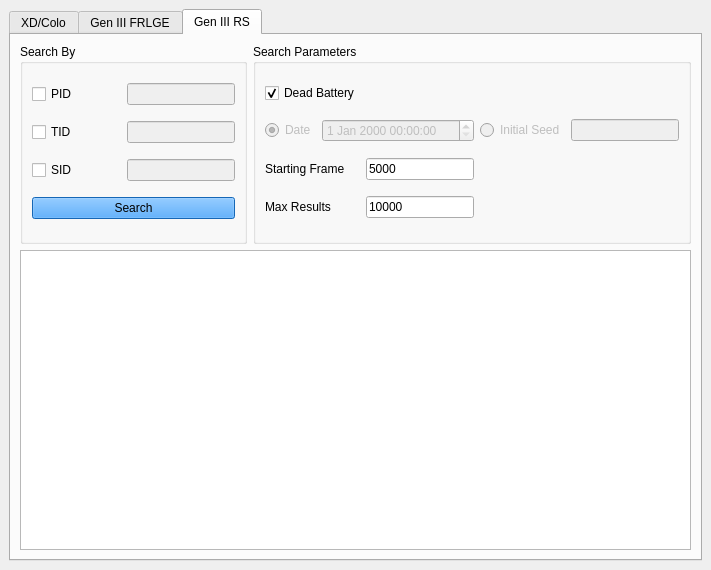
<?xml version="1.0" encoding="UTF-8"?>
<ui version="4.0">
 <class>IDs3</class>
 <widget class="QMainWindow" name="IDs3">
  <property name="geometry">
   <rect>
    <x>0</x>
    <y>0</y>
    <width>711</width>
    <height>570</height>
   </rect>
  </property>
  <property name="sizePolicy">
   <sizepolicy hsizetype="Preferred" vsizetype="Preferred">
    <horstretch>0</horstretch>
    <verstretch>0</verstretch>
   </sizepolicy>
  </property>
  <property name="minimumSize">
   <size>
    <width>710</width>
    <height>570</height>
   </size>
  </property>
  <property name="maximumSize">
   <size>
    <width>16777215</width>
    <height>16777215</height>
   </size>
  </property>
  <property name="windowTitle">
   <string>Gen 3 TID\SID</string>
  </property>
  <property name="styleSheet">
   <string notr="true">.QTabWidget &gt;  QWidget &gt; QWidget {
	background-color: #E6E6E6;
}

QTabBar::tab {
	color: black;
	background-color: #A1ABB3;
	font-family: &quot;Myriad Pro&quot;;
	width: 150px;
}

QTabBar::tab:selected {
	color: white;
	background-color: #1D303C;
}

QCheckBox {
	color: white;
}

QCheckBox::indicator {
	border: 2px solid white;
	border-radius: 3px;
	height: 10px;
	width: 10px;
}

QCheckBox::indicator:unchecked {
	background-color: #274050;
}

QCheckBox::indicator:checked {
	background-color: white;
}

QTableView {
	border: 4px solid DodgerBlue;
}

QHeaderView::section {
	border: none;
	background-color: #274050;
	padding-top: 3px;
	padding-bottom: 3px;
	color: white;
}

QLineEdit {
	qproperty-alignment: AlignCenter;
	background-color: #1D303C;
	border:none;
	border-radius: 6px;
	color: white;
}

QGroupBox {
	background-color: #274050;
	border-radius: 10px;
	margin-top: 7px;
	font-family: &quot;Myriad Pro&quot;, Montserrat;
	font-weight: 500;
}

.QGroupBox * {
	font-family: &quot;Myriad Pro&quot;, Montserrat;
	font-weight: 500;
}

QLabel {
	color: white;
}

QGroupBox::title {
	subcontrol-origin: margin;
	left: 20px;
	padding: 3px 5px 3px 5px;
	background-color: #969F91;
	border-radius: 5px;
}

QPushButton {
	border: none;
	border-radius: 6px;
	color: white;
}

QRadioButton::indicator {
	border: 2px solid white;
	border-radius: 3px;
	height: 10px;
	width: 10px;
}

QRadioButton::indicator:checked {
	background-color: white;
}

QRadioButton::indicator:unchecked {
	background-color: #274050;
}

QRadioButton {
	color: white;
}</string>
  </property>
  <widget class="QWidget" name="centralwidget">
   <layout class="QGridLayout" name="gridLayout_5">
    <item row="0" column="0">
     <widget class="QTabWidget" name="tabWidget">
      <property name="styleSheet">
       <string notr="true"/>
      </property>
      <property name="currentIndex">
       <number>2</number>
      </property>
      <widget class="QWidget" name="tab">
       <attribute name="title">
        <string>XD/Colo</string>
       </attribute>
       <layout class="QGridLayout" name="gridLayout_3">
        <item row="0" column="0">
         <widget class="QGroupBox" name="groupBoxSearchBy_3">
          <property name="sizePolicy">
           <sizepolicy hsizetype="Preferred" vsizetype="Preferred">
            <horstretch>1</horstretch>
            <verstretch>1</verstretch>
           </sizepolicy>
          </property>
          <property name="minimumSize">
           <size>
            <width>0</width>
            <height>0</height>
           </size>
          </property>
          <property name="title">
           <string>Search By</string>
          </property>
          <layout class="QGridLayout" name="gridLayout_2">
           <item row="0" column="0">
            <widget class="QCheckBox" name="checkBoxPIDXD">
             <property name="sizePolicy">
              <sizepolicy hsizetype="Preferred" vsizetype="Fixed">
               <horstretch>0</horstretch>
               <verstretch>0</verstretch>
              </sizepolicy>
             </property>
             <property name="text">
              <string>PID</string>
             </property>
            </widget>
           </item>
           <item row="0" column="1">
            <widget class="QTextBox" name="textBoxPIDXD">
             <property name="enabled">
              <bool>false</bool>
             </property>
             <property name="sizePolicy">
              <sizepolicy hsizetype="Preferred" vsizetype="Fixed">
               <horstretch>0</horstretch>
               <verstretch>0</verstretch>
              </sizepolicy>
             </property>
             <property name="maxLength">
              <number>8</number>
             </property>
            </widget>
           </item>
           <item row="1" column="0">
            <widget class="QCheckBox" name="checkBoxTIDXD">
             <property name="sizePolicy">
              <sizepolicy hsizetype="Preferred" vsizetype="Fixed">
               <horstretch>0</horstretch>
               <verstretch>0</verstretch>
              </sizepolicy>
             </property>
             <property name="text">
              <string>TID</string>
             </property>
            </widget>
           </item>
           <item row="1" column="1">
            <widget class="QTextBox" name="textBoxTIDXD">
             <property name="enabled">
              <bool>false</bool>
             </property>
             <property name="sizePolicy">
              <sizepolicy hsizetype="Preferred" vsizetype="Fixed">
               <horstretch>0</horstretch>
               <verstretch>0</verstretch>
              </sizepolicy>
             </property>
             <property name="maxLength">
              <number>5</number>
             </property>
            </widget>
           </item>
           <item row="2" column="0">
            <widget class="QCheckBox" name="checkBoxSIDXD">
             <property name="sizePolicy">
              <sizepolicy hsizetype="Preferred" vsizetype="Fixed">
               <horstretch>0</horstretch>
               <verstretch>0</verstretch>
              </sizepolicy>
             </property>
             <property name="text">
              <string>SID</string>
             </property>
            </widget>
           </item>
           <item row="2" column="1">
            <widget class="QTextBox" name="textBoxSIDXD">
             <property name="enabled">
              <bool>false</bool>
             </property>
             <property name="sizePolicy">
              <sizepolicy hsizetype="Preferred" vsizetype="Fixed">
               <horstretch>0</horstretch>
               <verstretch>0</verstretch>
              </sizepolicy>
             </property>
             <property name="maxLength">
              <number>5</number>
             </property>
            </widget>
           </item>
           <item row="3" column="0" colspan="2">
            <widget class="QPushButton" name="pushButtonFindXD">
             <property name="minimumSize">
              <size>
               <width>0</width>
               <height>23</height>
              </size>
             </property>
             <property name="styleSheet">
              <string notr="true">QPushButton {
	background-color: DodgerBlue;
}</string>
             </property>
             <property name="text">
              <string>Search</string>
             </property>
            </widget>
           </item>
          </layout>
         </widget>
        </item>
        <item row="0" column="1">
         <widget class="QGroupBox" name="groupBoxParameters_3">
          <property name="sizePolicy">
           <sizepolicy hsizetype="Preferred" vsizetype="Preferred">
            <horstretch>1</horstretch>
            <verstretch>1</verstretch>
           </sizepolicy>
          </property>
          <property name="title">
           <string>Search Parameters</string>
          </property>
          <layout class="QGridLayout" name="gridLayout">
           <item row="0" column="0">
            <widget class="QLabel" name="labelPRNG">
             <property name="text">
              <string>Seed</string>
             </property>
            </widget>
           </item>
           <item row="0" column="1">
            <widget class="QTextBox" name="textBoxSeedXD">
             <property name="maxLength">
              <number>8</number>
             </property>
            </widget>
           </item>
           <item row="1" column="0">
            <widget class="QLabel" name="labelMinFrame_3">
             <property name="text">
              <string>Starting Frame</string>
             </property>
            </widget>
           </item>
           <item row="1" column="1">
            <widget class="QTextBox" name="textBoxMinFrameXD">
             <property name="text">
              <string notr="true">5000</string>
             </property>
             <property name="maxLength">
              <number>10</number>
             </property>
            </widget>
           </item>
           <item row="2" column="0">
            <widget class="QLabel" name="labelMaxFrame_3">
             <property name="text">
              <string>Max Results</string>
             </property>
            </widget>
           </item>
           <item row="2" column="1">
            <widget class="QTextBox" name="textBoxMaxFrameXD">
             <property name="text">
              <string notr="true">10000</string>
             </property>
             <property name="maxLength">
              <number>10</number>
             </property>
            </widget>
           </item>
          </layout>
         </widget>
        </item>
        <item row="1" column="0" colspan="2">
         <widget class="TableView" name="tableViewXDColo">
          <property name="sizePolicy">
           <sizepolicy hsizetype="Expanding" vsizetype="Expanding">
            <horstretch>0</horstretch>
            <verstretch>2</verstretch>
           </sizepolicy>
          </property>
          <attribute name="verticalHeaderVisible">
           <bool>false</bool>
          </attribute>
         </widget>
        </item>
       </layout>
      </widget>
      <widget class="QWidget" name="gen3FRLGE">
       <attribute name="title">
        <string>Gen III FRLGE</string>
       </attribute>
       <layout class="QGridLayout" name="gridLayout_7">
        <item row="0" column="0">
         <widget class="QGroupBox" name="groupBoxSearchBy">
          <property name="sizePolicy">
           <sizepolicy hsizetype="Preferred" vsizetype="Preferred">
            <horstretch>1</horstretch>
            <verstretch>1</verstretch>
           </sizepolicy>
          </property>
          <property name="minimumSize">
           <size>
            <width>0</width>
            <height>0</height>
           </size>
          </property>
          <property name="title">
           <string>Search By</string>
          </property>
          <layout class="QGridLayout" name="gridLayout_6">
           <item row="0" column="0">
            <widget class="QCheckBox" name="checkBoxPIDFRLGE">
             <property name="sizePolicy">
              <sizepolicy hsizetype="Preferred" vsizetype="Fixed">
               <horstretch>0</horstretch>
               <verstretch>0</verstretch>
              </sizepolicy>
             </property>
             <property name="text">
              <string>PID</string>
             </property>
            </widget>
           </item>
           <item row="0" column="1">
            <widget class="QTextBox" name="textBoxPIDFRLGE">
             <property name="enabled">
              <bool>false</bool>
             </property>
             <property name="sizePolicy">
              <sizepolicy hsizetype="Preferred" vsizetype="Fixed">
               <horstretch>0</horstretch>
               <verstretch>0</verstretch>
              </sizepolicy>
             </property>
             <property name="maxLength">
              <number>8</number>
             </property>
            </widget>
           </item>
           <item row="1" column="0">
            <widget class="QCheckBox" name="checkBoxSIDFRLGE">
             <property name="sizePolicy">
              <sizepolicy hsizetype="Preferred" vsizetype="Fixed">
               <horstretch>0</horstretch>
               <verstretch>0</verstretch>
              </sizepolicy>
             </property>
             <property name="text">
              <string>SID</string>
             </property>
            </widget>
           </item>
           <item row="1" column="1">
            <widget class="QTextBox" name="textBoxSIDFRLGE">
             <property name="enabled">
              <bool>false</bool>
             </property>
             <property name="sizePolicy">
              <sizepolicy hsizetype="Preferred" vsizetype="Fixed">
               <horstretch>0</horstretch>
               <verstretch>0</verstretch>
              </sizepolicy>
             </property>
             <property name="maxLength">
              <number>5</number>
             </property>
            </widget>
           </item>
           <item row="2" column="0" colspan="2">
            <widget class="QPushButton" name="pushButtonFindFRLGE">
             <property name="sizePolicy">
              <sizepolicy hsizetype="Preferred" vsizetype="Fixed">
               <horstretch>0</horstretch>
               <verstretch>0</verstretch>
              </sizepolicy>
             </property>
             <property name="minimumSize">
              <size>
               <width>0</width>
               <height>23</height>
              </size>
             </property>
             <property name="styleSheet">
              <string notr="true">QPushButton {
	background-color: DodgerBlue;
}</string>
             </property>
             <property name="text">
              <string>Search</string>
             </property>
            </widget>
           </item>
          </layout>
         </widget>
        </item>
        <item row="0" column="1">
         <widget class="QGroupBox" name="groupBoxParameters">
          <property name="sizePolicy">
           <sizepolicy hsizetype="Preferred" vsizetype="Preferred">
            <horstretch>1</horstretch>
            <verstretch>1</verstretch>
           </sizepolicy>
          </property>
          <property name="title">
           <string>Search Parameters</string>
          </property>
          <layout class="QGridLayout" name="gridLayout_4">
           <item row="0" column="0">
            <widget class="QLabel" name="labelTID">
             <property name="text">
              <string>TID</string>
             </property>
            </widget>
           </item>
           <item row="0" column="1">
            <widget class="QTextBox" name="textBoxTIDFRLGE">
             <property name="sizePolicy">
              <sizepolicy hsizetype="Preferred" vsizetype="Fixed">
               <horstretch>0</horstretch>
               <verstretch>0</verstretch>
              </sizepolicy>
             </property>
             <property name="maxLength">
              <number>5</number>
             </property>
            </widget>
           </item>
           <item row="1" column="0">
            <widget class="QLabel" name="labelMinFrame">
             <property name="text">
              <string>Starting Frame</string>
             </property>
            </widget>
           </item>
           <item row="1" column="1">
            <widget class="QTextBox" name="textBoxMinFrameFRLGE">
             <property name="sizePolicy">
              <sizepolicy hsizetype="Preferred" vsizetype="Fixed">
               <horstretch>0</horstretch>
               <verstretch>0</verstretch>
              </sizepolicy>
             </property>
             <property name="text">
              <string notr="true">5000</string>
             </property>
             <property name="maxLength">
              <number>10</number>
             </property>
            </widget>
           </item>
           <item row="2" column="0">
            <widget class="QLabel" name="labelMaxFrame">
             <property name="text">
              <string>Max Results</string>
             </property>
            </widget>
           </item>
           <item row="2" column="1">
            <widget class="QTextBox" name="textBoxMaxFrameFRLGE">
             <property name="sizePolicy">
              <sizepolicy hsizetype="Preferred" vsizetype="Fixed">
               <horstretch>0</horstretch>
               <verstretch>0</verstretch>
              </sizepolicy>
             </property>
             <property name="text">
              <string notr="true">10000</string>
             </property>
             <property name="maxLength">
              <number>10</number>
             </property>
            </widget>
           </item>
          </layout>
         </widget>
        </item>
        <item row="1" column="0" colspan="2">
         <widget class="TableView" name="tableViewFRLGE">
          <property name="sizePolicy">
           <sizepolicy hsizetype="Expanding" vsizetype="Expanding">
            <horstretch>0</horstretch>
            <verstretch>2</verstretch>
           </sizepolicy>
          </property>
          <attribute name="verticalHeaderVisible">
           <bool>false</bool>
          </attribute>
         </widget>
        </item>
       </layout>
      </widget>
      <widget class="QWidget" name="gen3RS">
       <attribute name="title">
        <string>Gen III RS</string>
       </attribute>
       <layout class="QGridLayout" name="gridLayout_10">
        <item row="0" column="0">
         <widget class="QGroupBox" name="groupBoxSearchBy_2">
          <property name="sizePolicy">
           <sizepolicy hsizetype="Preferred" vsizetype="Preferred">
            <horstretch>0</horstretch>
            <verstretch>1</verstretch>
           </sizepolicy>
          </property>
          <property name="minimumSize">
           <size>
            <width>200</width>
            <height>200</height>
           </size>
          </property>
          <property name="title">
           <string>Search By</string>
          </property>
          <layout class="QGridLayout" name="gridLayout_8">
           <item row="0" column="0">
            <widget class="QCheckBox" name="checkBoxPIDRS">
             <property name="sizePolicy">
              <sizepolicy hsizetype="Preferred" vsizetype="Fixed">
               <horstretch>0</horstretch>
               <verstretch>0</verstretch>
              </sizepolicy>
             </property>
             <property name="text">
              <string>PID</string>
             </property>
            </widget>
           </item>
           <item row="0" column="1">
            <widget class="QTextBox" name="textBoxPIDRS">
             <property name="enabled">
              <bool>false</bool>
             </property>
             <property name="sizePolicy">
              <sizepolicy hsizetype="Preferred" vsizetype="Fixed">
               <horstretch>0</horstretch>
               <verstretch>0</verstretch>
              </sizepolicy>
             </property>
             <property name="maxLength">
              <number>8</number>
             </property>
            </widget>
           </item>
           <item row="1" column="0">
            <widget class="QCheckBox" name="checkBoxTIDRS">
             <property name="sizePolicy">
              <sizepolicy hsizetype="Preferred" vsizetype="Fixed">
               <horstretch>0</horstretch>
               <verstretch>0</verstretch>
              </sizepolicy>
             </property>
             <property name="text">
              <string>TID</string>
             </property>
            </widget>
           </item>
           <item row="1" column="1">
            <widget class="QTextBox" name="textBoxTIDRS">
             <property name="enabled">
              <bool>false</bool>
             </property>
             <property name="sizePolicy">
              <sizepolicy hsizetype="Preferred" vsizetype="Fixed">
               <horstretch>0</horstretch>
               <verstretch>0</verstretch>
              </sizepolicy>
             </property>
             <property name="maxLength">
              <number>5</number>
             </property>
            </widget>
           </item>
           <item row="2" column="0">
            <widget class="QCheckBox" name="checkBoxSIDRS">
             <property name="sizePolicy">
              <sizepolicy hsizetype="Preferred" vsizetype="Fixed">
               <horstretch>0</horstretch>
               <verstretch>0</verstretch>
              </sizepolicy>
             </property>
             <property name="text">
              <string>SID</string>
             </property>
            </widget>
           </item>
           <item row="2" column="1">
            <widget class="QTextBox" name="textBoxSIDRS">
             <property name="enabled">
              <bool>false</bool>
             </property>
             <property name="sizePolicy">
              <sizepolicy hsizetype="Preferred" vsizetype="Fixed">
               <horstretch>0</horstretch>
               <verstretch>0</verstretch>
              </sizepolicy>
             </property>
             <property name="maxLength">
              <number>5</number>
             </property>
            </widget>
           </item>
           <item row="3" column="0" colspan="2">
            <widget class="QPushButton" name="pushButtonFindRS">
             <property name="sizePolicy">
              <sizepolicy hsizetype="Preferred" vsizetype="Fixed">
               <horstretch>0</horstretch>
               <verstretch>0</verstretch>
              </sizepolicy>
             </property>
             <property name="minimumSize">
              <size>
               <width>0</width>
               <height>0</height>
              </size>
             </property>
             <property name="styleSheet">
              <string notr="true">QPushButton {
	background-color: DodgerBlue;
}</string>
             </property>
             <property name="text">
              <string>Search</string>
             </property>
            </widget>
           </item>
          </layout>
         </widget>
        </item>
        <item row="0" column="1">
         <widget class="QGroupBox" name="groupBoxParameters_2">
          <property name="sizePolicy">
           <sizepolicy hsizetype="Preferred" vsizetype="Preferred">
            <horstretch>0</horstretch>
            <verstretch>1</verstretch>
           </sizepolicy>
          </property>
          <property name="title">
           <string>Search Parameters</string>
          </property>
          <layout class="QGridLayout" name="gridLayout_9">
           <item row="1" column="3">
            <widget class="QRadioButton" name="radioButtonInitSeedRS">
             <property name="enabled">
              <bool>false</bool>
             </property>
             <property name="text">
              <string>Initial Seed</string>
             </property>
            </widget>
           </item>
           <item row="0" column="0" colspan="2">
            <widget class="QCheckBox" name="checkBoxBattery">
             <property name="sizePolicy">
              <sizepolicy hsizetype="Preferred" vsizetype="Fixed">
               <horstretch>0</horstretch>
               <verstretch>0</verstretch>
              </sizepolicy>
             </property>
             <property name="text">
              <string>Dead Battery</string>
             </property>
             <property name="checked">
              <bool>true</bool>
             </property>
             <property name="tristate">
              <bool>false</bool>
             </property>
            </widget>
           </item>
           <item row="1" column="0">
            <widget class="QRadioButton" name="radioButtonDateRS">
             <property name="enabled">
              <bool>false</bool>
             </property>
             <property name="sizePolicy">
              <sizepolicy hsizetype="Preferred" vsizetype="Fixed">
               <horstretch>0</horstretch>
               <verstretch>0</verstretch>
              </sizepolicy>
             </property>
             <property name="text">
              <string>Date</string>
             </property>
             <property name="checked">
              <bool>true</bool>
             </property>
            </widget>
           </item>
           <item row="1" column="1" colspan="2">
            <widget class="QDateTimeEdit" name="dateTimeEdit">
             <property name="enabled">
              <bool>false</bool>
             </property>
             <property name="sizePolicy">
              <sizepolicy hsizetype="Preferred" vsizetype="Fixed">
               <horstretch>0</horstretch>
               <verstretch>0</verstretch>
              </sizepolicy>
             </property>
             <property name="dateTime">
              <datetime>
               <hour>0</hour>
               <minute>0</minute>
               <second>0</second>
               <year>2000</year>
               <month>1</month>
               <day>1</day>
              </datetime>
             </property>
             <property name="maximumDateTime">
              <datetime>
               <hour>23</hour>
               <minute>59</minute>
               <second>59</second>
               <year>2037</year>
               <month>12</month>
               <day>31</day>
              </datetime>
             </property>
             <property name="minimumDateTime">
              <datetime>
               <hour>0</hour>
               <minute>0</minute>
               <second>0</second>
               <year>2000</year>
               <month>1</month>
               <day>1</day>
              </datetime>
             </property>
             <property name="minimumDate">
              <date>
               <year>2000</year>
               <month>1</month>
               <day>1</day>
              </date>
             </property>
            </widget>
           </item>
           <item row="1" column="4">
            <widget class="QTextBox" name="textBoxInitSeedRS">
             <property name="enabled">
              <bool>false</bool>
             </property>
             <property name="sizePolicy">
              <sizepolicy hsizetype="Preferred" vsizetype="Fixed">
               <horstretch>0</horstretch>
               <verstretch>0</verstretch>
              </sizepolicy>
             </property>
             <property name="text">
              <string/>
             </property>
             <property name="maxLength">
              <number>4</number>
             </property>
            </widget>
           </item>
           <item row="2" column="2">
            <widget class="QTextBox" name="textBoxMinFrameRS">
             <property name="sizePolicy">
              <sizepolicy hsizetype="Preferred" vsizetype="Fixed">
               <horstretch>0</horstretch>
               <verstretch>0</verstretch>
              </sizepolicy>
             </property>
             <property name="text">
              <string notr="true">5000</string>
             </property>
             <property name="maxLength">
              <number>10</number>
             </property>
            </widget>
           </item>
           <item row="3" column="2">
            <widget class="QTextBox" name="textBoxMaxFrameRS">
             <property name="sizePolicy">
              <sizepolicy hsizetype="Preferred" vsizetype="Fixed">
               <horstretch>0</horstretch>
               <verstretch>0</verstretch>
              </sizepolicy>
             </property>
             <property name="text">
              <string notr="true">10000</string>
             </property>
             <property name="maxLength">
              <number>10</number>
             </property>
            </widget>
           </item>
           <item row="2" column="0" colspan="2">
            <widget class="QLabel" name="labelMinFrame_2">
             <property name="text">
              <string>Starting Frame</string>
             </property>
            </widget>
           </item>
           <item row="3" column="0" colspan="2">
            <widget class="QLabel" name="labelMaxFrame_2">
             <property name="text">
              <string>Max Results</string>
             </property>
            </widget>
           </item>
          </layout>
         </widget>
        </item>
        <item row="1" column="0" colspan="2">
         <widget class="TableView" name="tableViewRS">
          <property name="sizePolicy">
           <sizepolicy hsizetype="Expanding" vsizetype="Expanding">
            <horstretch>0</horstretch>
            <verstretch>2</verstretch>
           </sizepolicy>
          </property>
          <attribute name="verticalHeaderVisible">
           <bool>false</bool>
          </attribute>
         </widget>
        </item>
       </layout>
      </widget>
     </widget>
    </item>
   </layout>
  </widget>
  <widget class="QMenuBar" name="menubar">
   <property name="geometry">
    <rect>
     <x>0</x>
     <y>0</y>
     <width>711</width>
     <height>22</height>
    </rect>
   </property>
  </widget>
 </widget>
 <customwidgets>
  <customwidget>
   <class>QTextBox</class>
   <extends>QLineEdit</extends>
   <header>Forms/Controls/QTextBox.hpp</header>
  </customwidget>
  <customwidget>
   <class>TableView</class>
   <extends>QTableView</extends>
   <header>Forms/Controls/TableView.hpp</header>
  </customwidget>
 </customwidgets>
 <tabstops>
  <tabstop>tabWidget</tabstop>
  <tabstop>checkBoxPIDXD</tabstop>
  <tabstop>textBoxPIDXD</tabstop>
  <tabstop>checkBoxTIDXD</tabstop>
  <tabstop>textBoxTIDXD</tabstop>
  <tabstop>checkBoxSIDXD</tabstop>
  <tabstop>textBoxSIDXD</tabstop>
  <tabstop>pushButtonFindXD</tabstop>
  <tabstop>textBoxSeedXD</tabstop>
  <tabstop>textBoxMinFrameXD</tabstop>
  <tabstop>textBoxMaxFrameXD</tabstop>
  <tabstop>tableViewXDColo</tabstop>
  <tabstop>checkBoxPIDFRLGE</tabstop>
  <tabstop>textBoxPIDFRLGE</tabstop>
  <tabstop>checkBoxSIDFRLGE</tabstop>
  <tabstop>textBoxSIDFRLGE</tabstop>
  <tabstop>pushButtonFindFRLGE</tabstop>
  <tabstop>textBoxTIDFRLGE</tabstop>
  <tabstop>textBoxMinFrameFRLGE</tabstop>
  <tabstop>textBoxMaxFrameFRLGE</tabstop>
  <tabstop>tableViewFRLGE</tabstop>
  <tabstop>checkBoxPIDRS</tabstop>
  <tabstop>textBoxPIDRS</tabstop>
  <tabstop>checkBoxTIDRS</tabstop>
  <tabstop>textBoxTIDRS</tabstop>
  <tabstop>checkBoxSIDRS</tabstop>
  <tabstop>textBoxSIDRS</tabstop>
  <tabstop>pushButtonFindRS</tabstop>
  <tabstop>checkBoxBattery</tabstop>
  <tabstop>radioButtonDateRS</tabstop>
  <tabstop>dateTimeEdit</tabstop>
  <tabstop>radioButtonInitSeedRS</tabstop>
  <tabstop>textBoxInitSeedRS</tabstop>
  <tabstop>textBoxMinFrameRS</tabstop>
  <tabstop>textBoxMaxFrameRS</tabstop>
  <tabstop>tableViewRS</tabstop>
 </tabstops>
 <resources/>
 <connections/>
</ui>
